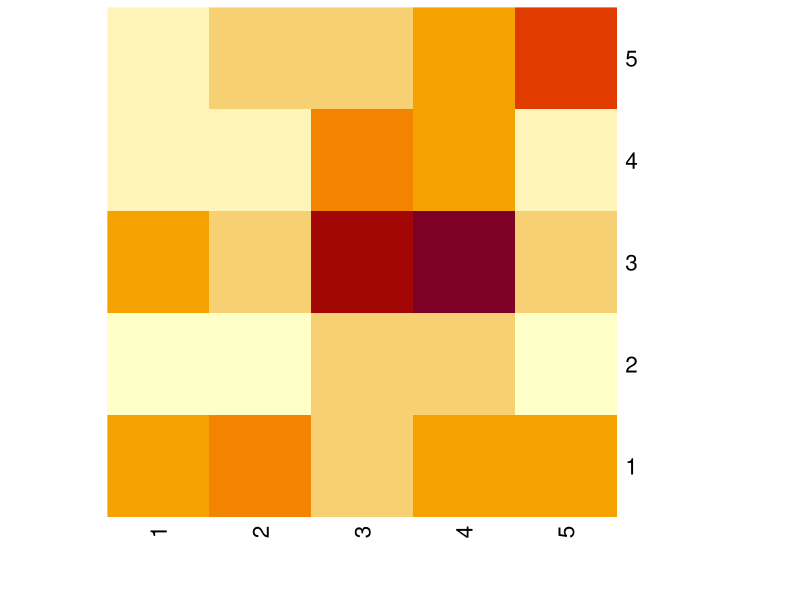
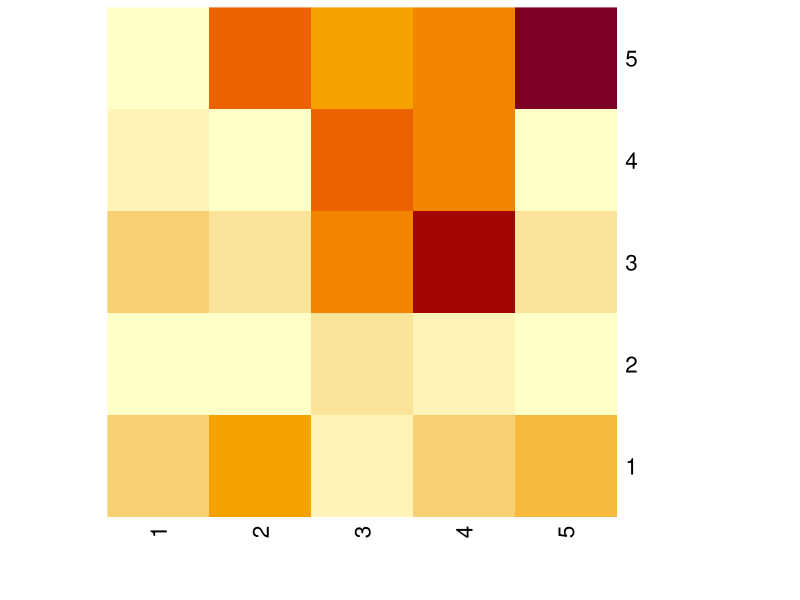
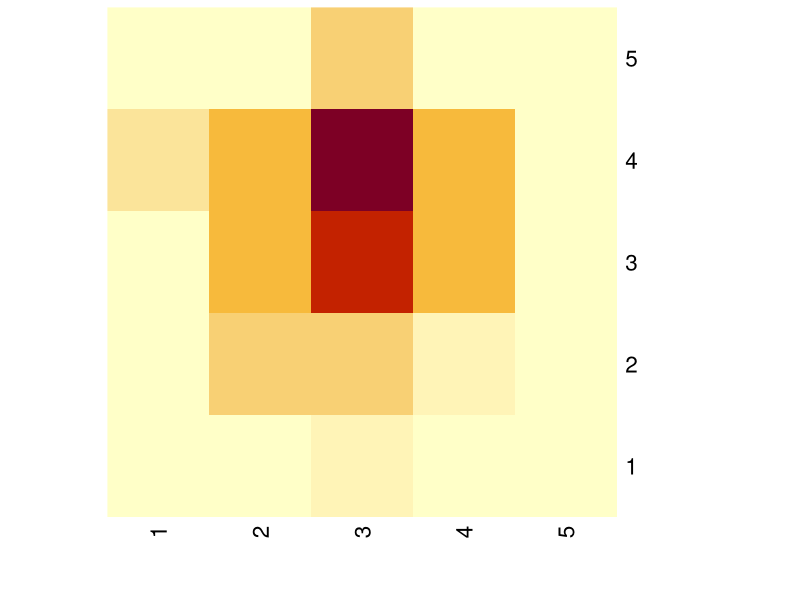
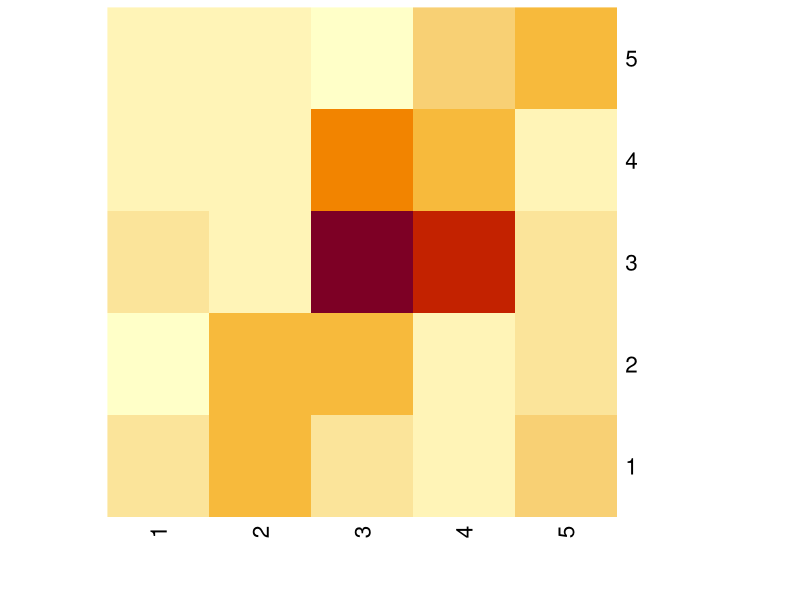

The R script that drew these images, in order: (Note: this script raises an error after producing the figures.)
library(dplyr)
library(openxlsx)
library(gplots)
library(ggplot2)
#library(heatmaply)

answerstable <- read.csv(file = 'myapp/Data/RQ1_corrected.csv', header=TRUE) #importiere das answers file
dfall <- answerstable %>% filter(QUES2SURV_METHOD == "classic" & ANS2SURV_ANSWERED == 1)# & QUES_ID == "319")
scenarios <- as.data.frame(table(dfall$QUES_ID))
numberscenarios  <- nrow(scenarios)
for (anz in 1:numberscenarios) {
  actualscenario =as.vector(scenarios[anz,1])
  print (actualscenario)
  

df <- answerstable %>% filter(QUES2SURV_METHOD == "classic" & ANS2SURV_ANSWERED == 1 & QUES_ID == actualscenario)

numberofanswers <- nrow(df)
#print (paste0( "Anzahl der User: ",numberofanswers))


getgrid <- function(Gridnumber,x1,x2,y1,y2) { 
  
  if (Gridnumber == "Grid11")
  {
    rectxlow <- 0
    rectxhigh <- 79
    rectylow <- 0
    rectyhigh <- 79
  }
  else if (Gridnumber == "Grid12")
  {
    rectxlow <- 78
    rectxhigh <- 159
    rectylow <- 0
    rectyhigh <- 79
  }
  else if (Gridnumber == "Grid13")
  {
    rectxlow <- 158
    rectxhigh <- 239
    rectylow <- 0
    rectyhigh <- 79
  }
  else if (Gridnumber == "Grid14")
  {
    rectxlow <- 238
    rectxhigh <- 319
    rectylow <- 0
    rectyhigh <- 79
  }
  else if (Gridnumber == "Grid15")
  {
    rectxlow <- 318
    rectxhigh <- 400
    rectylow <- 0
    rectyhigh <- 79
  }
  else if (Gridnumber == "Grid21")
  {
    rectxlow <- 0
    rectxhigh <- 79
    rectylow <- 78
    rectyhigh <- 159
  }
  else if (Gridnumber == "Grid22")
  {
    rectxlow <- 78
    rectxhigh <- 159
    rectylow <- 78
    rectyhigh <- 159
  }
  else if (Gridnumber == "Grid23")
  {
    rectxlow <- 158
    rectxhigh <- 239
    rectylow <- 78
    rectyhigh <- 159
  }
  else if (Gridnumber == "Grid24")
  {
    rectxlow <- 238
    rectxhigh <- 319
    rectylow <- 78
    rectyhigh <- 159
  }
  else if (Gridnumber == "Grid25")
  {
    rectxlow <- 318
    rectxhigh <- 400
    rectylow <- 78
    rectyhigh <- 159
  }
  else if (Gridnumber == "Grid31")
  {
    rectxlow <- 0
    rectxhigh <- 79
    rectylow <- 158
    rectyhigh <- 239
  }
  else if (Gridnumber == "Grid32")
  {
    rectxlow <- 78
    rectxhigh <- 159
    rectylow <- 158
    rectyhigh <- 239
  }
  else if (Gridnumber == "Grid33")
  {
    rectxlow <- 158
    rectxhigh <- 239
    rectylow <- 158
    rectyhigh <- 239
  }
  else if (Gridnumber == "Grid34")
  {
    rectxlow <- 238
    rectxhigh <- 319
    rectylow <- 158
    rectyhigh <- 239
  }
  else if (Gridnumber == "Grid35")
  {
    rectxlow <- 318
    rectxhigh <- 400
    rectylow <- 158
    rectyhigh <- 239
  }
  else if (Gridnumber == "Grid41")
  {
    rectxlow <- 0
    rectxhigh <- 79
    rectylow <- 238
    rectyhigh <- 319
  }
  else if (Gridnumber == "Grid42")
  {
    rectxlow <- 78
    rectxhigh <- 159
    rectylow <- 238
    rectyhigh <- 319
  }
  else if (Gridnumber == "Grid43")
  {
    rectxlow <- 158
    rectxhigh <- 239
    rectylow <- 238
    rectyhigh <- 319
  }
  else if (Gridnumber == "Grid44")
  {
    rectxlow <- 238
    rectxhigh <- 319
    rectylow <- 238
    rectyhigh <- 319  
  }
  else if (Gridnumber == "Grid45")
  {
    rectxlow <- 318
    rectxhigh <- 400
    rectylow <- 238
    rectyhigh <- 319
  }    
  else if (Gridnumber == "Grid51")
  {
    rectxlow <- 0
    rectxhigh <- 79
    rectylow <- 318
    rectyhigh <- 400
  }
  else if (Gridnumber == "Grid52")
  {
    rectxlow <- 78
    rectxhigh <- 159
    rectylow <- 318 
    rectyhigh <- 400
  }
  else if (Gridnumber == "Grid53")
  {
    rectxlow <- 158
    rectxhigh <- 239
    rectylow <- 318
    rectyhigh <- 400
  }
  else if (Gridnumber == "Grid54")
  {
    rectxlow <- 238
    rectxhigh <- 319
    rectylow <- 318
    rectyhigh <- 400
  }
  else if (Gridnumber == "Grid55")
  {
    rectxlow <- 318
    rectxhigh <- 400
    rectylow <- 318
    rectyhigh <- 400
  }  
  
  if (x1 < rectxlow){
    thisrectlowx <- rectxlow
  }
  else if (x1 >= rectxlow){
    thisrectlowx <- x1
  }
  if (x2 > rectxhigh){
    thisrecthighx <- rectxhigh
  }
  else if (x2 <= rectxhigh){
    thisrecthighx <- x2
  }
  if (y1 < rectylow){
    thisrectlowy <- rectylow
  }
  else if (y1 >= rectylow){
    thisrectlowy <- y1
  }
  if (y2 > rectyhigh){
    thisrecthighy <- rectyhigh
  }
  else if (y2 <= rectyhigh){
    thisrecthighy <- y2
  }
  
  
  referenceI <- (rectxhigh-1) - (rectxlow+1)
  referenceO <- (rectyhigh-1) - (rectylow+1)
  gridarea <- referenceI * referenceO
  
  
  IPixel <- thisrecthighx - thisrectlowx
  OPixel <- thisrecthighy - thisrectlowy
  ratiotoareaPixel <- IPixel * OPixel
  
  ratiotoareaPercent <- ((100/gridarea)*ratiotoareaPixel)
  
  ratiofromI <- ((100/referenceI)*IPixel)
  ratiofromO <- ((100/referenceO)*OPixel)
  pattern <- "not ready"
  
  output <- list("referenceI" = referenceI,"referenceO" = referenceO,"IPixel" = IPixel,"OPixel" = OPixel, "ratiotoareaPixel" = ratiotoareaPixel, "ratiotoareaPercent" = ratiotoareaPercent, "ratiofromI" = ratiofromI, "ratiofromO" = ratiofromO, "pattern" = pattern)              # Store output in list
  
  #output <- list("rectxlow" = rectxlow, "rectxhigh" = rectxhigh, "rectylow" = rectylow, "rectyhigh" = rectyhigh )              # Store output in list
  #output <- list("ratiotoarea" = , "ratiofromI" = 20, "ratiofromO" = 20, "pattern" = 20)              # Store output in list
  return(output)                    # Return output
}



# Join the variables to create a data frame
AccId <- c()
QuesId  <- c()
originx1 <- c()
originx2 <- c()
originy1 <- c()
originy2 <- c()
gridcol <- c()
gridcolclassic <- c()
gridImpact <- c()
gridOccurrence <- c()
uncertaintyIPercent <- c()
uncertaintyOPercent <- c()
#uncertaintyallPercent <- c()
ratiotoareaPixel <- c()
ratiotoareaPercent <- c()
Impact <- c()
Occurrence <- c()


referenceI <- c()
referenceO <- c()
IPixel <- c()
OPixel <- c()




createdf <- data.frame(AccId,
                       QuesId,
                       gridcol,
                       gridcolclassic,
                       gridImpact,
                       gridOccurrence,
                       uncertaintyIPercent,
                       uncertaintyOPercent,
                       #uncertaintyallPercent,
                       ratiotoareaPixel,
                       ratiotoareaPercent,
                       originx1,
                       originx2,
                       originy1,
                       originy2,
                       referenceI,
                       referenceO,
                       IPixel,
                       OPixel,
                       Impact,
                       Occurrence
                       )


for (i in 1:numberofanswers){
  
  AccId <- df[i,"ACC2SURV_ACCID"]
  QuesId <- df[i,"QUES_ID"]
  IMPACT <- df[i,"IMPACT"]
  OCCURRENCE <- df[i,"OCCURRENCE"]
  gridcolclassic <- df[i,"ClassicGrid"]
  X1Pixel <- df[i,"X1Pixel"]
  X2Pixel <- df[i,"X2Pixel"]
  Y1Pixel <- df[i,"Y1Pixel"]
  Y2Pixel <- df[i,"Y2Pixel"]
  lowx <- df[i,"getlowx"]
  highx <- df[i,"gethighx"]
  lowy <- df[i,"getlowy"]
  highy <- df[i,"gethighy"]
  #Uncertainty.Impact <- (df[i,"uncertaintyIPercent"])
  #Uncertainty.Occurrence <- (df[i,"uncertaintyOPercent"])
  #Uncertainty.Percent <- round((df[i,"uncertaintyAreaPercent"]),digits=2)
  
  
  
  
  
  #print (paste0( "Rechteck:", i))
  #print (paste0( "Höchstes X: ",highx))
  #print (paste0( "Höchstes Y: ",highy))
  #print (paste0( "Niedrigstes X: ",lowx))
  #print (paste0( "Niedrigstes Y: ",lowy))
  
  actuallowx <- lowx
  actuallowy <- lowy
  
    
  actualrect <- c()
  while (actuallowy <= highy){
  while (actuallowx <= highx){
      gridvalI = actuallowx  
      gridvalO = actuallowy
      gridval <- (paste0( "Grid",gridvalO,gridvalI))
      rectresult <- getgrid(gridval,X1Pixel,X2Pixel,Y1Pixel,Y2Pixel)
      actualrow <- nrow(createdf) + 1
      createdf[actualrow,"Impact"] <- IMPACT
      createdf[actualrow,"Occurrence"] <- OCCURRENCE
      createdf[actualrow,"originx1"] <- X1Pixel
      createdf[actualrow,"originx2"] <- X2Pixel
      createdf[actualrow,"originy1"] <- Y1Pixel
      createdf[actualrow,"originy2"] <- Y2Pixel
      createdf[actualrow,"gridcol"] <- gridval
      createdf[actualrow,"gridcolclassic"] <-gridcolclassic
      createdf[actualrow,"gridOccurrence"] <- gridvalO
      createdf[actualrow,"gridImpact"] <- gridvalI
      #createdf[actualrow,"uncertaintyIPercent"] <- Uncertainty.Impact
      #createdf[actualrow,"uncertaintyOPercent"] <- Uncertainty.Occurrence
      #createdf[actualrow,"uncertaintyallPercent"] <- Uncertainty.Percent
      createdf[actualrow,"AccId"] <- AccId
      createdf[actualrow,"QuesId"] <- QuesId
      createdf[actualrow,"ratiotoareaPixel"] <- rectresult$ratiotoareaPixel
      createdf[actualrow,"ratiotoareaPercent"] <- rectresult$ratiotoareaPercent
      createdf[actualrow,"referenceI"] <- rectresult$referenceI
      createdf[actualrow,"referenceO"] <- rectresult$referenceO
      createdf[actualrow,"IPixel"] <- rectresult$IPixel
      createdf[actualrow,"OPixel"] <- rectresult$OPixel
      actuallowx = actuallowx + 1
      }
      
      actuallowx <- lowx
      actuallowy = actuallowy + 1
     
  }
  

 # if ((X1Pixel < 79) & (Y1Pixel < 79)){
 #      gridval <- "Grid51"
 #      Uncertainty.Impact <- (df[i,"uncertaintyIPercent"])
 #      Uncertainty.Occurrence <- (df[i,"uncertaintyOPercent"])
 #      Uncertainty.general.percent <- ((100/160000)*(df[i,"uncertaintyAreaPixel"]))
 #      actualrow <- nrow(createdf) + 1
 #      createdf[actualrow,"gridcol"] <- gridval
 #      createdf[actualrow,"gridOccurrence"] <- "5"
 #      createdf[actualrow,"gridImpact"] <- "1"
 #      createdf[actualrow,"uncertaintyIPercent"] <- Uncertainty.Impact
 #      createdf[actualrow,"uncertaintyOPercent"] <- Uncertainty.Occurrence
 #      createdf[actualrow,"uncertaintyallPercent"] <- Uncertainty.general.percent
 #  }

  
}


#print (createdf)

createdfnew <- createdf %>% filter(QuesId == actualscenario)
#print (createdfnew)
#mysum <- sum(createdfnew$ratiotoareaPixel)
mytest <- aggregate(createdfnew$ratiotoareaPixel, list(createdfnew$gridcol), FUN=sum)
#print (mytest)
gesamtflächensumme <- (100/(sum(mytest$x)))
mytest <- mutate (mytest, Prozent = gesamtflächensumme*x)
#print (mytest)
#print (gesamtprozent <- (sum(mytest$Prozent)))
#print (mytest)


createdfgr2 <- createdf %>% filter( QuesId == actualscenario)
numberOfcreatedfgr2 <- nrow(createdfgr2)
mytest2 <- table(createdfgr2$gridcol)
#print (mytest2)
#print (numberOfcreatedfgr2)

dfnewclassic <- answerstable %>% filter( QUES_ID == actualscenario & ANS2SURV_ANSWERED == 1 )
numberOfdfnewclassic <- nrow(dfnewclassic)

#print (paste0("Anzahl der Datensätze"))
#print(numberOfdfnewclassic)

#print (dfnewclassic)
#print (numberofanswersclas <- nrow(dfnewclassic))
classictable <- table(dfnewclassic$ClassicGrid)
middlegraphictable <- table(dfnewclassic$middleGRID)
#print (classictable)


#mit t kann ich den dataframe flippen -> row auf column
#newcdf <- t(data.frame(classictable))

#print(classictable["Grid33"])

# Join the variables to create a data frame

m.grid <- c()
m.gridO <- c()
m.gridI <- c()
m.areagraphical <- c()
m.percentgraphical <- c()
m.percentclassical <- c()
m.anzahlclassical  <- c()
m.anzahlgraphic2 <- c()
m.percentgraphic2 <- c()
m.anzahlmiddlegraphic <- c()
m.percentmiddlegraphic <- c()

mergedf <- data.frame(m.grid,
                      m.gridO,
                      m.gridI,
                      m.areagraphical,
                      m.percentgraphical,
                      m.anzahlclassical,
                      m.percentclassical,
                      m.anzahlgraphic2,
                      m.percentgraphic2,
                      m.anzahlmiddlegraphic,
                      m.percentmiddlegraphic
                      )

rectanglegrid <- data.frame(
  Grid = c( "Grid11", "Grid12", "Grid13", "Grid14", "Grid15",
            "Grid21", "Grid22", "Grid23", "Grid24", "Grid25",  
            "Grid31", "Grid32", "Grid33", "Grid34", "Grid35",  
            "Grid41", "Grid42", "Grid43", "Grid44", "Grid45", 
            "Grid51", "Grid52", "Grid53", "Grid54", "Grid55"
            
            
            
            
            
            ),
  x    = c( "1", "2", "3", "4", "5",
            "1", "2", "3", "4", "5",
            "1", "2", "3", "4", "5",
            "1", "2", "3", "4", "5",
            "1", "2", "3", "4", "5"
          ),
  y    = c( "1", "2", "3", "4", "5",
            "1", "2", "3", "4", "5",
            "1", "2", "3", "4", "5",
            "1", "2", "3", "4", "5",
            "1", "2", "3", "4", "5"
            
  )
  
  )



for (i in 1:25){
  
  m.grid <- rectanglegrid[i,"Grid"]
  m.gridO <- rectanglegrid[i,"y"]
  m.gridI <- rectanglegrid[i,"x"]
  mergedf[i,"m.grid"] <- m.grid
  mergedf[i,"m.gridO"] <- m.gridO
  mergedf[i,"m.gridI"] <- m.gridI
  actualgrid <- classictable[m.grid]
  actualmiddlegrid <- middlegraphictable[m.grid]
  actualgrid[is.na(actualgrid)] <- 0
  actualmiddlegrid[is.na(actualmiddlegrid)] <- 0
  actualgridgraph <- mytest2[m.grid]
  actualgridgraph[is.na(actualgridgraph)] <- 0
  m.percentclassical <- ((100/numberOfdfnewclassic)*actualgrid)
  m.percentgraphic2 <- ((100/numberOfcreatedfgr2)*actualgridgraph)
  m.percentmiddlegraphic <- ((100/numberOfdfnewclassic)*actualmiddlegrid)
  if (length(subset(mytest$x,mytest$Group.1==m.grid)) == 0) {
    mergedf[i,"m.areagraphical"] <- 0
  } else {
    mergedf[i,"m.areagraphical"] <- subset(mytest$x,mytest$Group.1==m.grid) 
  }
  if (length(subset(mytest$Prozent,mytest$Group.1==m.grid)) == 0) {
    mergedf[i,"m.percentgraphical"] <- 0
  } else {
    mergedf[i,"m.percentgraphical"] <- subset(mytest$Prozent,mytest$Group.1==m.grid)
  }
  #Übeltäter mergedf[i,"m.areagraphical"] <- subset(mytest$x,mytest$Group.1==m.grid)
  #Übeltäter mergedf[i,"m.percentgraphical"] <- subset(mytest$Prozent,mytest$Group.1==m.grid)
  mergedf[i,"m.anzahlclassical"] <- actualgrid
  mergedf[i,"m.percentclassical"] <-m.percentclassical
  mergedf[i,"m.anzahlgraphic2"] <- actualgridgraph
  mergedf[i,"m.percentgraphic2"] <-m.percentgraphic2
  mergedf[i,"m.anzahlmiddlegraphic"] <- actualmiddlegrid
  mergedf[i,"m.percentmiddlegraphic"] <-m.percentmiddlegraphic
 
}


print (mergedf)


prep.graphic2matrix <- mergedf$m.percentgraphic2
mat1 <- matrix(prep.graphic2matrix,ncol=5,nrow=5,byrow=TRUE)

prep.graphicmatrix <- mergedf$m.percentgraphical
mat2 <- matrix(prep.graphicmatrix,ncol=5,nrow=5,byrow=TRUE)

prep.classicmatrixperc <- mergedf$m.percentclassical
mat3 <- matrix(prep.classicmatrixperc,ncol=5,nrow=5,byrow=TRUE)

prep.graphicmatrixcenter <- mergedf$m.percentmiddlegraphic
mat4 <- matrix(prep.graphicmatrixcenter,ncol=5,nrow=5,byrow=TRUE)


#mat2.data <- c(0,0,0,0,0,0,0,0,0,0,0,0,20,0,0,0,0,0,0,0,0,0,0,0,0)
#mat2 <- matrix(mat2.data,nrow=5)

#print (prep.classicmatrix)
#print (mat1)

scentext_pic <- (paste0("Scenario ", actualscenario))
scenfile_picm1 <- (paste0("myapp/pictures/9_heatmap_graphic_reachedgrid/",scentext_pic,".bmp"))
scenfile_picm2 <- (paste0("myapp/pictures/9_heatmap_graphic_area_to_5x5/",scentext_pic,".bmp"))
scenfile_picm3 <- (paste0("myapp/pictures/9_heatmap_classic/",scentext_pic,".bmp"))
scenfile_picm4 <- (paste0("myapp/pictures/9_heatmap_graphic_only_centers/",scentext_pic,".bmp"))

print (mat1)
datahm <- as.matrix(mat1)  
bmp(file=scenfile_picm1, width = 300, height = 300, units = 'px', res = 100)
heatmap(datahm, Colv = NA, Rowv = NA, scale="none")  
dev.off()

print (mat2)
datahm2 <- as.matrix(mat2)  
bmp(file=scenfile_picm2, width = 300, height = 300, units = 'px', res = 100)
heatmap(datahm2, Colv = NA, Rowv = NA, scale="none")
dev.off()

datahm3 <- as.matrix(mat3)  
bmp(file=scenfile_picm3, width = 300, height = 300, units = 'px', res = 100)
heatmap(datahm3, Colv = NA, Rowv = NA, scale="none")
dev.off()

datahm4 <- as.matrix(mat4)  
bmp(file=scenfile_picm4, width = 300, height = 300, units = 'px', res = 100)
heatmap(datahm4, Colv = NA, Rowv = NA, scale="none")
dev.off()



#ggheatmap(datahm2,trace = "none")  

 






#print (paste0( "Anzahl der User: ",numberofanswers))


#mytestrows <- nrow(mytest)
#print (colnames(mytest))
#print (mytestrows)
#for (z in 1:mytestrows) {
  
#  tocalc <- as.numeric(mytest[i,"x"])
#  mypercent <- ((100/mysum)*tocalc)
#  print (mypercent)
#  mytest[i,"percent"] <-  mypercent
#}
#print (table(createdfnew$gridcol))



#print (createdfnew)
#numberofanswers1 <- nrow(createdf)
#print (paste0( "Anzahl der User: ",numberofanswers1))
scentext <- (paste0("Scenario ", actualscenario))
scenfile <- (paste0("myapp/files/9_MethodComparePercent/",scentext,".xlsx"))

write.csv(mergedf, paste0("myapp/files/9_MethodComparePercent/", scentext,".csv"), row.names=TRUE)
write.xlsx(mergedf,file = scenfile, rowNames=TRUE)

}
